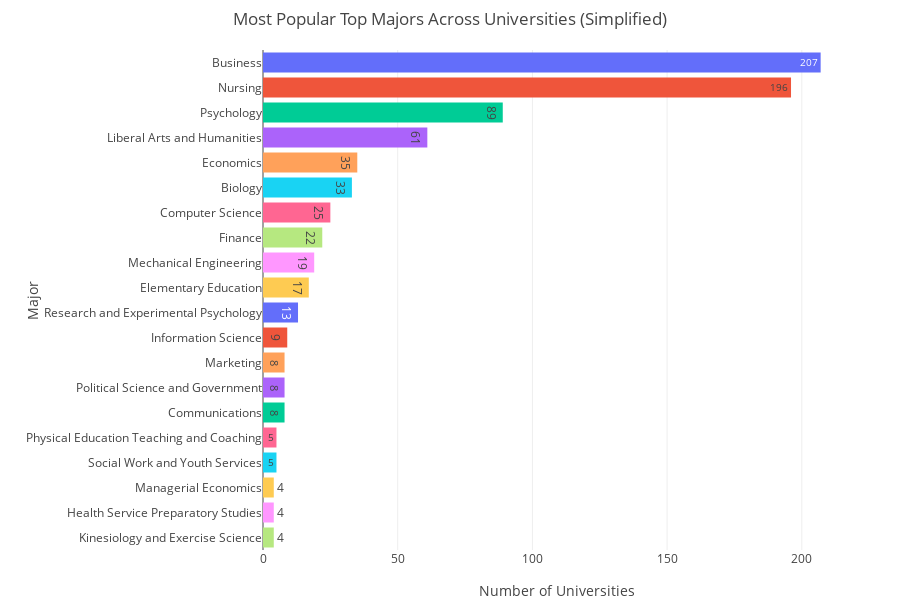

The notebook cell saved with this chart:
### Code cell
from plots import plot_top_majors

# Plot the chart
plot_top_majors(df, max_majors=20)

### Figure 1 — Plotly figure (JSON) as saved in the notebook; plotly's stock layout.template omitted (floating-point values rounded to 4 significant figures)
{"data": [{"hovertemplate": "<b>%{y}</b><br>Number of Universities: %{x}<extra></extra>", "marker": {"color": ["#636EFA", "#EF553B", "#00CC96", "#AB63FA", "#FFA15A", "#19D3F3", "#FF6692", "#B6E880", "#FF97FF", "#FECB52", "#636EFA", "#EF553B", "#00CC96", "#AB63FA", "#FFA15A", "#19D3F3", "#FF6692", "#B6E880", "#FF97FF", "#FECB52"]}, "orientation": "h", "text": [207, 196, 89, 61, 35, 33, 25, 22, 19, 17, 13, 9, 8, 8, 8, 5, 5, 4, 4, 4], "type": "bar", "x": [207, 196, 89, 61, 35, 33, 25, 22, 19, 17, 13, 9, 8, 8, 8, 5, 5, 4, 4, 4], "y": ["Business", "Nursing", "Psychology", "Liberal Arts and Humanities", "Economics", "Biology", "Computer Science", "Finance", "Mechanical Engineering", "Elementary Education", "Research and Experimental Psychology", "Information Science", "Communications", "Political Science and Government", "Marketing", "Social Work and Youth Services", "Physical Education Teaching and Coaching", "Kinesiology and Exercise Science", "Health Service Preparatory Studies", "Managerial Economics"]}], "layout": {"autosize": false, "height": 600, "hoverlabel": {"bgcolor": "white", "font": {"family": "Arial", "size": 12}}, "margin": {"b": 50, "l": 250, "r": 50, "t": 50}, "title": {"text": "Most Popular Top Majors Across Universities (Simplified)"}, "width": 900, "xaxis": {"title": {"text": "Number of Universities"}}, "yaxis": {"automargin": true, "categoryorder": "total ascending", "title": {"text": "Major"}}}}
